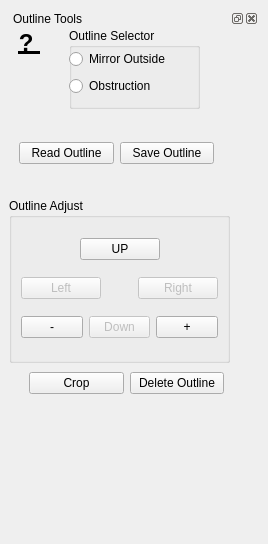
<?xml version="1.0" encoding="UTF-8"?>
<ui version="4.0">
 <class>OutlineTools</class>
 <widget class="QDockWidget" name="OutlineTools">
  <property name="geometry">
   <rect>
    <x>0</x>
    <y>0</y>
    <width>268</width>
    <height>544</height>
   </rect>
  </property>
  <property name="minimumSize">
   <size>
    <width>268</width>
    <height>90</height>
   </size>
  </property>
  <property name="windowTitle">
   <string>DockWidget</string>
  </property>
  <widget class="QWidget" name="dockWidgetContents">
   <layout class="QVBoxLayout" name="verticalLayout_5">
    <item>
     <widget class="QDockWidget" name="dockWidget">
      <property name="sizePolicy">
       <sizepolicy hsizetype="Preferred" vsizetype="Preferred">
        <horstretch>0</horstretch>
        <verstretch>0</verstretch>
       </sizepolicy>
      </property>
      <property name="minimumSize">
       <size>
        <width>250</width>
        <height>42</height>
       </size>
      </property>
      <property name="allowedAreas">
       <set>Qt::LeftDockWidgetArea|Qt::RightDockWidgetArea</set>
      </property>
      <property name="windowTitle">
       <string>Outline Tools</string>
      </property>
      <widget class="QWidget" name="dockWidgetContents_3">
       <widget class="QGroupBox" name="groupBox_3">
        <property name="geometry">
         <rect>
          <x>60</x>
          <y>0</y>
          <width>131</width>
          <height>81</height>
         </rect>
        </property>
        <property name="sizePolicy">
         <sizepolicy hsizetype="Preferred" vsizetype="Minimum">
          <horstretch>0</horstretch>
          <verstretch>0</verstretch>
         </sizepolicy>
        </property>
        <property name="maximumSize">
         <size>
          <width>16777215</width>
          <height>100</height>
         </size>
        </property>
        <property name="title">
         <string>Outline Selector</string>
        </property>
        <widget class="QWidget" name="layoutWidget_4">
         <property name="geometry">
          <rect>
           <x>0</x>
           <y>20</y>
           <width>111</width>
           <height>49</height>
          </rect>
         </property>
         <layout class="QVBoxLayout" name="verticalLayout_2">
          <item>
           <widget class="QRadioButton" name="SelectOutSideOutline_2">
            <property name="toolTip">
             <string>&lt;html&gt;&lt;head/&gt;&lt;body&gt;&lt;p&gt;Selet the to edit the mirror's outside outline.&lt;/p&gt;&lt;/body&gt;&lt;/html&gt;</string>
            </property>
            <property name="text">
             <string>Mirror Outside</string>
            </property>
           </widget>
          </item>
          <item>
           <widget class="QRadioButton" name="SelectObsOutline_2">
            <property name="toolTip">
             <string>&lt;html&gt;&lt;head/&gt;&lt;body&gt;&lt;p&gt;Selet this to edit the center hole of the mirror if present.&lt;/p&gt;&lt;/body&gt;&lt;/html&gt;</string>
            </property>
            <property name="text">
             <string>Obstruction</string>
            </property>
           </widget>
          </item>
         </layout>
        </widget>
       </widget>
       <widget class="QGroupBox" name="groupBox_4">
        <property name="geometry">
         <rect>
          <x>0</x>
          <y>170</y>
          <width>221</width>
          <height>165</height>
         </rect>
        </property>
        <property name="maximumSize">
         <size>
          <width>16777215</width>
          <height>200</height>
         </size>
        </property>
        <property name="sizeIncrement">
         <size>
          <width>0</width>
          <height>0</height>
         </size>
        </property>
        <property name="title">
         <string>Outline Adjust</string>
        </property>
        <layout class="QVBoxLayout" name="verticalLayout_4">
         <item>
          <layout class="QHBoxLayout" name="horizontalLayout_6">
           <item>
            <spacer name="horizontalSpacer_6">
             <property name="orientation">
              <enum>Qt::Horizontal</enum>
             </property>
             <property name="sizeHint" stdset="0">
              <size>
               <width>40</width>
               <height>20</height>
              </size>
             </property>
            </spacer>
           </item>
           <item>
            <widget class="QPushButton" name="ShiftUp_2">
             <property name="text">
              <string>UP</string>
             </property>
            </widget>
           </item>
           <item>
            <spacer name="horizontalSpacer_7">
             <property name="orientation">
              <enum>Qt::Horizontal</enum>
             </property>
             <property name="sizeHint" stdset="0">
              <size>
               <width>40</width>
               <height>20</height>
              </size>
             </property>
            </spacer>
           </item>
          </layout>
         </item>
         <item>
          <layout class="QHBoxLayout" name="horizontalLayout_7">
           <item>
            <widget class="QPushButton" name="shiftLeft_2">
             <property name="enabled">
              <bool>false</bool>
             </property>
             <property name="text">
              <string>Left</string>
             </property>
            </widget>
           </item>
           <item>
            <spacer name="horizontalSpacer_8">
             <property name="orientation">
              <enum>Qt::Horizontal</enum>
             </property>
             <property name="sizeHint" stdset="0">
              <size>
               <width>40</width>
               <height>20</height>
              </size>
             </property>
            </spacer>
           </item>
           <item>
            <widget class="QPushButton" name="shiftRight_2">
             <property name="enabled">
              <bool>false</bool>
             </property>
             <property name="text">
              <string>Right</string>
             </property>
            </widget>
           </item>
          </layout>
         </item>
         <item>
          <layout class="QHBoxLayout" name="horizontalLayout_8">
           <item>
            <spacer name="horizontalSpacer_9">
             <property name="orientation">
              <enum>Qt::Horizontal</enum>
             </property>
             <property name="sizeHint" stdset="0">
              <size>
               <width>40</width>
               <height>20</height>
              </size>
             </property>
            </spacer>
           </item>
           <item>
            <widget class="QPushButton" name="minus">
             <property name="text">
              <string>-</string>
             </property>
            </widget>
           </item>
           <item>
            <widget class="QPushButton" name="shiftDown_2">
             <property name="enabled">
              <bool>false</bool>
             </property>
             <property name="text">
              <string>Down</string>
             </property>
            </widget>
           </item>
           <item>
            <widget class="QPushButton" name="pluss">
             <property name="text">
              <string>+</string>
             </property>
            </widget>
           </item>
           <item>
            <spacer name="horizontalSpacer_10">
             <property name="orientation">
              <enum>Qt::Horizontal</enum>
             </property>
             <property name="sizeHint" stdset="0">
              <size>
               <width>40</width>
               <height>20</height>
              </size>
             </property>
            </spacer>
           </item>
          </layout>
         </item>
        </layout>
       </widget>
       <widget class="QLabel" name="label_2">
        <property name="geometry">
         <rect>
          <x>0</x>
          <y>0</y>
          <width>41</width>
          <height>31</height>
         </rect>
        </property>
        <property name="font">
         <font>
          <pointsize>23</pointsize>
         </font>
        </property>
        <property name="cursor">
         <cursorShape>WhatsThisCursor</cursorShape>
        </property>
        <property name="toolTip">
         <string>1. Load an interferogram image file.&lt;p&gt;
&lt;html&gt;&lt;head/&gt;&lt;body&gt;&lt;p&gt;Left click the mouse on one edge of the mirror.  With the left button down drag the mouse to the other side of the mirror.&lt;/p&gt;&lt;p&gt;&lt;br/&gt;&lt;/p&gt;&lt;p&gt;Use the adjust buttons to modify the outline.&lt;/p&gt;&lt;p&gt;&lt;br/&gt;&lt;/p&gt;&lt;p&gt;Use the center wheel or the Z key to zoom  in the display.&lt;/p&gt;&lt;/body&gt;&lt;/html&gt;</string>
        </property>
        <property name="text">
         <string>&lt;html&gt;&lt;head/&gt;&lt;body&gt;&lt;p&gt;&lt;span style=&quot; font-size:18pt; font-weight:600; text-decoration: underline;&quot;&gt; ? &lt;/span&gt;&lt;/p&gt;&lt;/body&gt;&lt;/html&gt;</string>
        </property>
        <property name="alignment">
         <set>Qt::AlignCenter</set>
        </property>
       </widget>
       <widget class="QWidget" name="layoutWidget_5">
        <property name="geometry">
         <rect>
          <x>10</x>
          <y>110</y>
          <width>195</width>
          <height>30</height>
         </rect>
        </property>
        <layout class="QHBoxLayout" name="horizontalLayout_9">
         <item>
          <widget class="QPushButton" name="pushButton_9">
           <property name="text">
            <string>Read Outline</string>
           </property>
          </widget>
         </item>
         <item>
          <widget class="QPushButton" name="pushButton_10">
           <property name="text">
            <string>Save Outline</string>
           </property>
          </widget>
         </item>
        </layout>
       </widget>
       <widget class="QWidget" name="layoutWidget_6">
        <property name="geometry">
         <rect>
          <x>20</x>
          <y>340</y>
          <width>195</width>
          <height>30</height>
         </rect>
        </property>
        <layout class="QHBoxLayout" name="horizontalLayout_10">
         <item>
          <widget class="QPushButton" name="pushButton_11">
           <property name="text">
            <string>Crop</string>
           </property>
          </widget>
         </item>
         <item>
          <widget class="QPushButton" name="pushButton_12">
           <property name="text">
            <string>Delete Outline</string>
           </property>
          </widget>
         </item>
        </layout>
       </widget>
      </widget>
     </widget>
    </item>
   </layout>
  </widget>
 </widget>
 <resources/>
 <connections/>
</ui>
